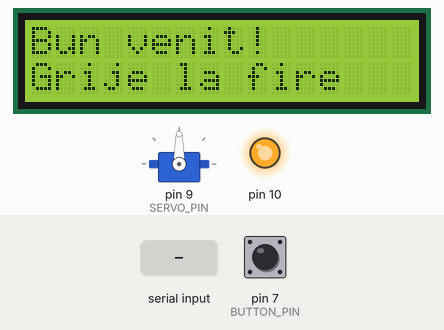
The program below on a simulated Arduino Uno, built with avr-gcc and run on an emulated ATmega328P. Parts: 16×2 character LCD, servo, output pins drawn as LEDs (lit = HIGH). The inputs (shaded band) are chosen by the test bench; at power-on: pin 7 (BUTTON_PIN) HIGH. Random numbers use the default seed unless the program sets one.

Above: at 1.2 s.
1.3 s: pin 7 (BUTTON_PIN) pulled LOW for 0.15 s
At 2.5 s:
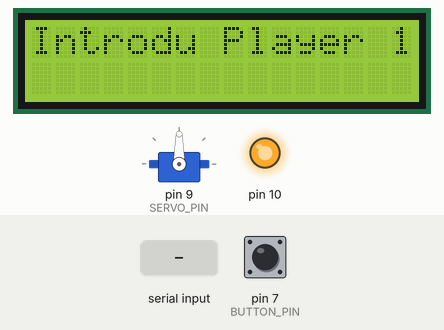
3.0 s: "b\n" received over Serial
At 4.2 s:
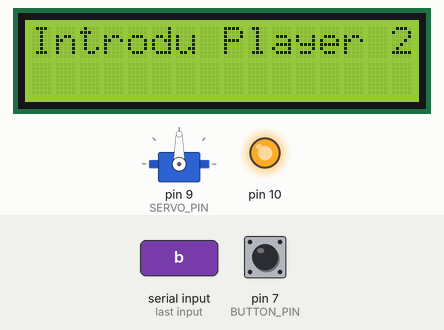
4.5 s: byte 10 ('\n') received over Serial
At 5.3 s:
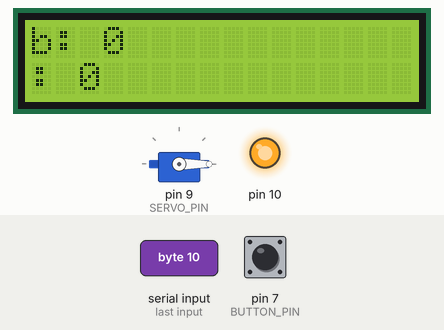
Timing chart, 0 to 27.0 s (numbered marks = the images above; inputs shaded):
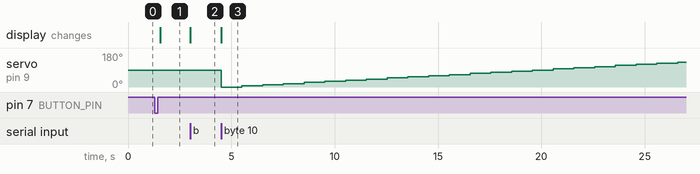

The program:

main.cpp
```cpp
#include <LiquidCrystal.h>
#include <Wire.h>
#include <Servo.h>
#include <SPI.h>

void sendColor();
char sendCommand(char command);
void updateScore(char rating);
void displayWinner();
void resetGame();
String getPlayerName();

/* Numarul de coloane al LCD-ului */
const int LCD_COLUMNS = 16;

/* Numarul de randuri al LCD-ului */
const int LCD_ROWS = 2;

/* Unghi maxim servo */
const int SERVO_MAX_ANGLE = 180;

/* Durata jocului in milisecunde */
const unsigned long GAME_DURATION_MS = 30000;

/* Intervalul dintre runde */
const unsigned long ROUND_INTERVAL_MS = 1000;

/* Intarzierea pentru debounce */
const unsigned long DEBOUNCE_DELAY_MS = 250;

/* Numarul total de runde */
const int TOTAL_ROUNDS = 30;

/* Pin pentru buton */
const int BUTTON_PIN = 7;

/* Pin pentru SPI */
const int SERVO_PIN = 9;

/* Pin RS pentru LCD */
const int LCD_RS_PIN = 8;

/* Pin EN pentru LED */
const int LCD_EN_PIN = 6;

/* Pin D4 pentru LED */
const int LCD_D4_PIN = 5;

/* Pin D5 pentru LED */
const int LCD_D5_PIN = 4;

/* Pin D6 pentru LED */
const int LCD_D6_PIN = 3;

/* Pin D7 pentru LED */
const int LCD_D7_PIN = 2;

/* Configurare LCD */
LiquidCrystal lcd(LCD_RS_PIN, LCD_EN_PIN, LCD_D4_PIN, LCD_D5_PIN, LCD_D6_PIN, LCD_D7_PIN);

/* Configurare servo */
Servo ServoTimer;

/* Culori pentru rgb */
const char COLORS[] = {'r', 'g', 'b'};

/* Numarul de culori disponibile */
const int COLORS_COUNT = sizeof(COLORS) / sizeof(COLORS[0]);

/* Variabila unde se retine timpul de start al jocului */
unsigned long gameStartTime = 0;

/* Variabila cat a durat runda */
unsigned long lastRoundTime = 0;

/* Variabila care stocheaza daca a inceput jocul */
bool gameStarted = false;

/* Variabila folosita pentru a arata ca asteapta raspuns de la slave */
bool waitingTime = false;

/* Stocheaza raspunsul primit de la SPI */
char response;

/*
Stocheaza informatiile despre player
*/
String player1, player2;
int player1Score = 0;
int player2Score = 0;
int counterRound = 0;
bool isPlayer1Turn = true;

void setup()
{
  Serial.begin(115200);
  SPI.begin();
  pinMode(SS, OUTPUT);
  digitalWrite(SS, HIGH);
  pinMode(BUTTON_PIN, INPUT_PULLUP);

  lcd.begin(LCD_COLUMNS, LCD_ROWS);
  ServoTimer.attach(SERVO_PIN);

  lcd.print("Bun venit!");
  lcd.setCursor(0, 1);
  lcd.print("Grije la fire");
}

void loop()
{
  if (!gameStarted && digitalRead(BUTTON_PIN) == LOW)
  {
    /* Debounce pentru buton */
    delay(DEBOUNCE_DELAY_MS);
    gameStarted = true;
    lcd.clear();
    lcd.print("Introdu Player 1:");
    player1 = getPlayerName();

    lcd.clear();
    lcd.print("Introdu Player 2:");
    player2 = getPlayerName();

    gameStartTime = millis();
  }

  if (gameStarted)
  {
    unsigned long currentMillis = millis();

    /* Verificam daca timpul jocului s-a scurs */
    if (currentMillis - gameStartTime >= GAME_DURATION_MS)
    {
      gameStarted = false;
      displayWinner();
      resetGame();
      return;
    }

    /* Actualizam pozitia servo-ului in functie de timpul scurs */
    int angle = (currentMillis - gameStartTime) * SERVO_MAX_ANGLE / GAME_DURATION_MS;
    ServoTimer.write(angle);

    /* Rulam rundele la fiecare interval prestabilit */
    if (currentMillis - lastRoundTime >= ROUND_INTERVAL_MS)
    {
      if (counterRound < TOTAL_ROUNDS)
      {
        sendColor();
        lcd.clear();
        lcd.setCursor(0, 0);
        lcd.print(player1 + ": " + String(player1Score));
        lcd.setCursor(0, 1);
        lcd.print(player2 + ": " + String(player2Score));
        delay(ROUND_INTERVAL_MS);
        waitingTime = true;
        lastRoundTime = currentMillis;
        isPlayer1Turn = !isPlayer1Turn;
        counterRound++;
      }
    }

    /* Asteptam sa primim raspuns */
    if (waitingTime)
    {
      /* Trimite o comanda pentru a primii raspuns */
      response = sendCommand('#');
      updateScore(response);
      waitingTime = false;
    }
  }
}

/* Trimite o culoare aleatorie catre slave prin SPI. */
void sendColor()
{
  char colorCommand = COLORS[random(0, COLORS_COUNT)];
  sendCommand(colorCommand);
}

/* Actualizam scorul jucatorului in functie de raspunsul primit */
void updateScore(char rating)
{
  int points = 0;
  switch (rating)
  {
  case 'b':
    points = 3;
    break;
  case 'u':
    points = 2;
    break;
  case 'n':
    points = 1;
    break;
  case 'x':
    points = 0;
    break;
  }

  /* Actualieaza scorul jucatorilor */
  if (!isPlayer1Turn)
  {
    player1Score += points;
  }
  else
  {
    player2Score += points;
  }
}

/* Trimite o comanda catre slave si returneaza raspunsul. */
char sendCommand(char command)
{
  digitalWrite(SS, LOW);
  char response = SPI.transfer(command);
  digitalWrite(SS, HIGH);
  return response;
}

/* Afiseaza scorurile jucatorilor */
void displayWinner()
{
  lcd.clear();
  lcd.print(player1 + " score:");
  lcd.setCursor(0, 1);
  lcd.print(player1Score);
  delay(3000);

  lcd.clear();
  lcd.print(player2 + " score:");
  lcd.setCursor(0, 1);
  lcd.print(player2Score);
  delay(3000);

  lcd.clear();
  if (player1Score > player2Score)
  {
    lcd.print("Winner: " + player1);
    lcd.setCursor(0, 1);
    lcd.print("Loser: " + player2);
  }
  else if (player2Score > player1Score)
  {
    lcd.print("Winner: " + player2);
    lcd.setCursor(0, 1);
    lcd.print("Loser: " + player1);
  }
  else
  {
    lcd.print("It's a Draw!");
  }
  delay(2000);
}

/* Reseteaza jocul si revine la starea initiala. */
void resetGame()
{
  player1Score = 0;
  player2Score = 0;
  counterRound = 0;
  isPlayer1Turn = true;
  lcd.clear();
  lcd.print("Mai incerca!");
}

/* Functie care preia numele jucatorului din terminal si il afiseaza pe lcd. */
String getPlayerName()
{
  String playerName = "";
  lcd.setCursor(0, 1);

  while (true)
  {
    if (Serial.available() > 0)
    {
      char receivedChar = Serial.read();
      if (receivedChar == '\n')
      {
        break;
      }
      else if (receivedChar == '\b' && playerName.length() > 0)
      {
        playerName.remove(playerName.length() - 1);
        lcd.setCursor(playerName.length(), 1);
        lcd.print(' ');
        lcd.setCursor(playerName.length(), 1);
      }
      else if (isPrintable(receivedChar) && playerName.length() < LCD_COLUMNS)
      {
        playerName += receivedChar;
        lcd.print(receivedChar);
      }
    }
  }

  return playerName;
}
```

Measured:
- after the input at 1.3 s, the display: changes after 0.25 s (image 1)
- after the input at 3.0 s, the display: changes at once (image 2)
- after the input at 4.5 s, servo on pin 9 (SERVO_PIN): 90° → 0° at once, → 6° 1.0 s later, → 12° 1.0 s later, → 18° 1.0 s later, … (23 changes in this stretch); the display: changes at once (image 3)
